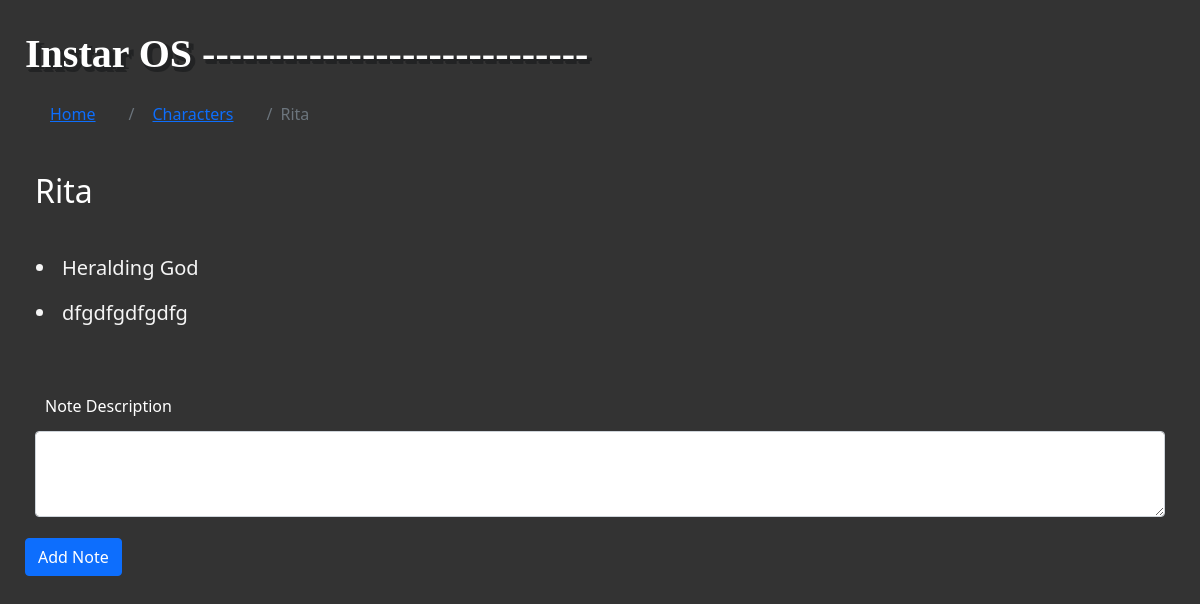
Page /people/3/ on the committed database.
### people/models.py (models this page shows, shortened)
class Character(models.Model):
    name = models.CharField(max_length=200)

class Note(models.Model):
    character = models.ForeignKey(Character, on_delete=models.CASCADE)
    note_text = models.CharField(max_length=400)

### people/views.py (the view)
# urls.py: path('<int:character_id>/', views.detail, name="detail"),
def detail(request, character_id):
    character = get_object_or_404(Character, pk=character_id)
    notes_list = Note.objects.filter(character=character)
    return render(request, 'people/detail.html', {'character':character, 'notes_list':notes_list})

### people/templates/people/detail.html (shortened to what this page needs)
<html>
    <head>
    </head>
    {% load static %}
    <link href="https://cdn.jsdelivr.net/npm/bootstrap@5.1.3/dist/css/bootstrap.min.css" rel="stylesheet">
    <link rel="stylesheet" href="https://cdn.jsdelivr.net/npm/@fortawesome/fontawesome-free@5.15.4/css/fontawesome.min.css">
    <link rel="stylesheet" href="{% static 'css/style.css' %}">
    <body>
        <div class="instarlogo">Instar OS</div>
        <nav aria-label="breadcrumb">
            <ol class="breadcrumb">
              <li class="breadcrumb-item"><a href="../..">Home</a></li>
              <li class="breadcrumb-item"><a href="..">Characters</a></li>
              <li class="breadcrumb-item active" aria-current="page"> {{ character.name }}</li>
            </ol>
          </nav>
        <section id="character">
          <h2> {{ character.name}} </h2>
        </section>
        <div class="list-group">
          <ul>
              {% for note in notes_list %}
              <li class = 'notes_list'>{{ note.note_text }}</li>
              {% endfor %}
          </ul>
      </div>
        <form action="{% url 'people:note' character.id %}" method="post">
            <div class="mb-3">
              <label for="exampleFormControlTextarea1" class="form-label">Note Description</label>
              <textarea class="form-control" name='note' rows="3"></textarea>
            </div>
            <button type="submit" class="btn btn-primary">Add Note</button>
          </form>
    </body>
</html>

### instarDjango/static/css/style.css (style rules this page uses)
* { margin: 5px; padding: 5px; }
body { background-color: #333; color: white; }
.notes_list { margin-left: 0px; font-size: 15pt; color: whitesmoke; animation: slidefromleft 4s; }
.instarlogo { margin-top: 10px; animation-duration: 1s; animation-name: logofade; color: white; font: 700 normal 2.5em 'tahoma'; text-shadow: 5px 2px #222324, 2px 4px #222324, 3px 5px #222324; }

### rows in the picture
Character: name "Rita"
Note: note_text "Heralding God"
Note: note_text "dfgdfgdfgdfg"
